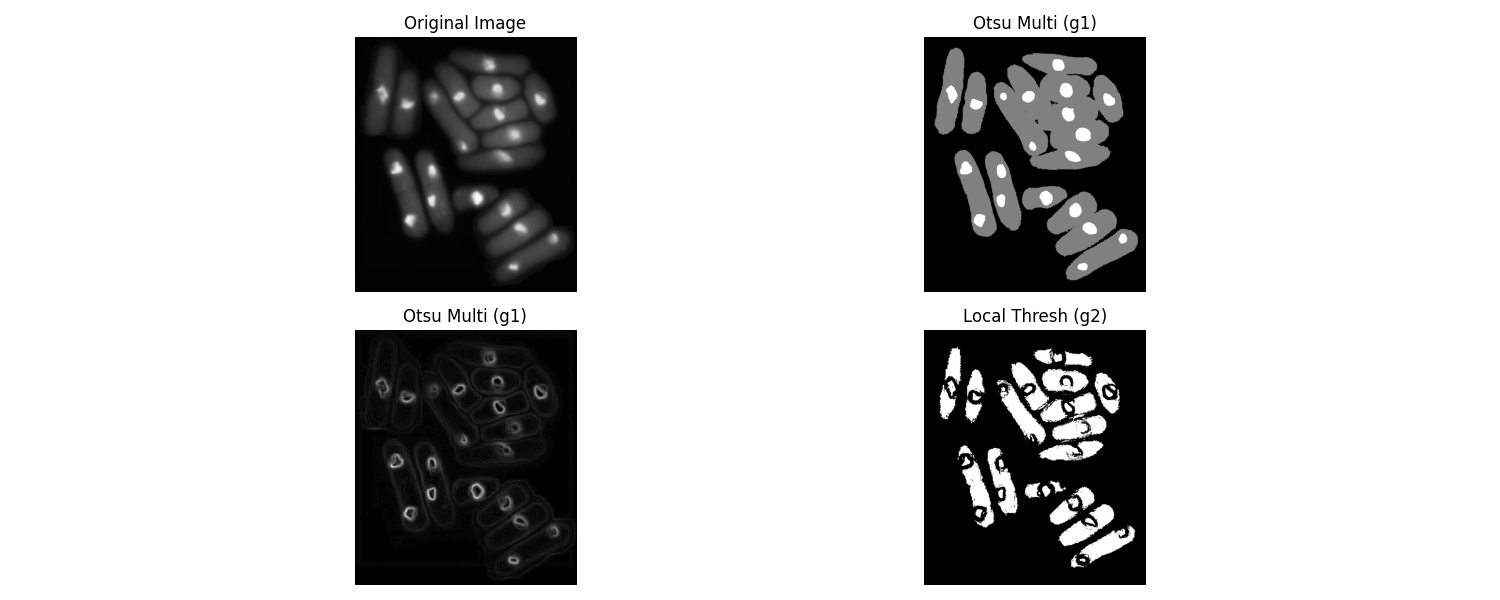

Write Python code to recreate this figure.

import sys
import os
import numpy as np
import matplotlib.pyplot as plt
from skimage.io import imread
from libDIPUM.localthresh import localthresh
from General.multithresh import multithresh
from General.imquantize import imquantize
from General.stdfilt import stdfilt
from libDIPUM.data_path import dip_data

# Data
image_path = dip_data('yeast-cells.tif')
f = imread(image_path)
if f.ndim == 3:
    f = f[:, :, 0]

# Otsu multi thresholding
print("Running multithresh(f, 2)...")
T = multithresh(f, 2)
print(f"Thresholds: {T}")

g1 = imquantize(f, T)

# Local thresholding
nhood = np.ones((3, 3))
print("Running localthresh...")
g2 = localthresh(f, nhood, 30, 1.5, 'global')
std = stdfilt(f, nhood)

# Display
fig, axes = plt.subplots(2, 2, figsize=(15, 6))

# 1. Original
axes[0, 0].imshow(f, cmap='gray')
axes[0, 0].set_title('Original Image')
axes[0, 0].axis('off')

# 2. Otsu Multi (g1)
axes[0, 1].imshow(g1, cmap='gray')
axes[0, 1].set_title('Otsu Multi (g1)')
axes[0, 1].axis('off')

# 3. Local std
axes[1, 0].imshow(std, cmap='gray')
axes[1, 0].set_title('Otsu Multi (g1)')
axes[1, 0].axis('off')

# 4. Local Thresh (g2)
axes[1, 1].imshow(g2, cmap='gray')
axes[1, 1].set_title('Local Thresh (g2)')
axes[1, 1].axis('off')

plt.tight_layout()
plt.savefig('Figure1043.png')
print("Saved Figure1043.png")
plt.show()
